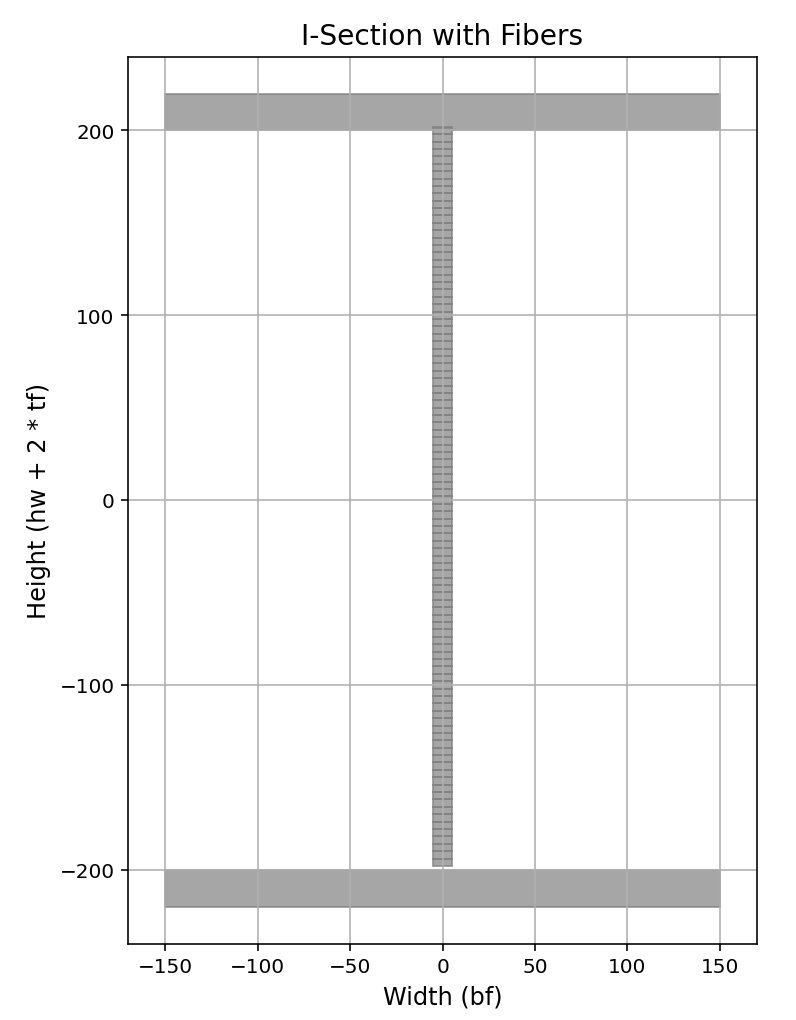

Generate this figure with Python:
def I_SECTION_FUN(secTag, matTag, PLOT=True, DENSITY=7850/1e9):
    # THIS PROGRAM WRITTEN BY SALAR DELAVAR GHASHGHAEI (QASHQAI)
    import numpy as np
    import openseespy.opensees as ops
    #secTag = 1
    # Define geometric properties of the steel I section
    ops.section('Fiber', secTag)
    # Define section (FiberThermal)
    bf = 300               # [mm] Flange width
    tf = 20                # [mm] Flange thickness
    tw = 10                # [mm] Web thickness
    hw = 400               # [mm] Web height
    NUM = 100              # Number of fibers for web
    d = 2 * tf + hw
    # Mass per Length
    AREA = 2 * bf * tf + tw * hw
    MASS = DENSITY * AREA
    
    # Top flange fibers
    fb = bf * tf / 4 # Fiber Area
    x1 = bf / 4
    y1 = hw / 2 + tf / 4
    x2 = -bf / 4
    y2 = hw / 2 + tf / 2 + tf / 4
    ops.fiber(x1, y1, fb, matTag)    # LAYER 01 RIGHT
    ops.fiber(x1, y2, fb, matTag)    # LAYER 02 RIGHT
    ops.fiber(x2, y1, fb, matTag)    # LAYER 03 LEFT
    ops.fiber(x2, y2, fb, matTag)    # LAYER 04 LEFT
    # Bottom flange fibers
    x1 = bf / 4
    y1 = -hw / 2 - tf / 4
    x2 = -bf / 4
    y2 = -hw / 2 - tf / 2 - tf / 4
    ops.fiber(x1, y1, fb, matTag)    # LAYER 01 RIGHT
    ops.fiber(x1, y2, fb, matTag)    # LAYER 02 RIGHT
    ops.fiber(x2, y1, fb, matTag)    # LAYER 03 LEFT
    ops.fiber(x2, y2, fb, matTag)    # LAYER 04 LEFT
    # Web fibers
    for i in range(NUM):
        yLoc = hw / 2 - i * (hw / NUM)
        ops.fiber(0.0, yLoc, tw * hw / NUM, matTag) 
    
    #-------------------
    # PLOT THE SECTION
    #-------------------
    if PLOT == True:
        import matplotlib.pyplot as plt
        import numpy as np
        fig, ax = plt.subplots(figsize=(8, 8))

        # Plot the top flange fibers
        flange_area = bf * tf / 4
        ax.add_patch(plt.Rectangle((-bf / 2, hw / 2), bf, tf, color='grey', alpha=0.7))

        # Plot the bottom flange fibers
        ax.add_patch(plt.Rectangle((-bf / 2, -hw / 2 - tf), bf, tf, color='grey', alpha=0.7))

        # Plot the web fibers
        fiber_height = hw / NUM
        for i in range(NUM):
            yLoc = hw / 2 - i * fiber_height
            ax.add_patch(plt.Rectangle((-tw / 2, yLoc - fiber_height / 2), tw, fiber_height, color='grey', alpha=0.7))

        # Add section outline
        #ax.add_patch(plt.Rectangle((-bf / 2, -hw / 2 - tf), bf, hw + 2 * tf, edgecolor='black', fill=False, linewidth=1.5))

        # Set plot limits
        ax.set_xlim([-bf / 2 - 20, bf / 2 + 20])
        ax.set_ylim([-hw / 2 - tf - 20, hw / 2 + tf + 20])
        ax.set_aspect('equal', adjustable='box')

        # Labels and title
        plt.xlabel('Width (bf)', fontsize=12)
        plt.ylabel('Height (hw + 2 * tf)', fontsize=12)
        plt.title('I-Section with Fibers', fontsize=14)

        # Show plot
        plt.grid(True)
        plt.show()
        
    return d, MASS # Return Section Height
